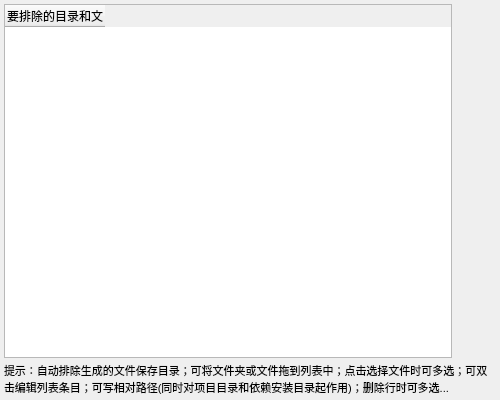
<?xml version="1.0" encoding="UTF-8"?>
<ui version="4.0">
 <class>cloud_excludes</class>
 <widget class="QMainWindow" name="cloud_excludes">
  <property name="windowModality">
   <enum>Qt::WindowModal</enum>
  </property>
  <property name="geometry">
   <rect>
    <x>0</x>
    <y>0</y>
    <width>500</width>
    <height>400</height>
   </rect>
  </property>
  <property name="font">
   <font>
    <family>Microsoft YaHei UI</family>
   </font>
  </property>
  <property name="windowTitle">
   <string>排除的目录和文件</string>
  </property>
  <widget class="QWidget" name="centralwidget">
   <layout class="QVBoxLayout" name="verticalLayout">
    <property name="spacing">
     <number>4</number>
    </property>
    <property name="leftMargin">
     <number>4</number>
    </property>
    <property name="topMargin">
     <number>4</number>
    </property>
    <property name="rightMargin">
     <number>4</number>
    </property>
    <property name="bottomMargin">
     <number>4</number>
    </property>
    <item>
     <layout class="QHBoxLayout" name="horizontalLayout">
      <item>
       <widget class="QTableWidget" name="uiTableWidget_exclude_paths_old">
        <property name="acceptDrops">
         <bool>true</bool>
        </property>
        <column>
         <property name="text">
          <string>需要排除的目录和文件</string>
         </property>
        </column>
       </widget>
      </item>
      <item>
       <layout class="QVBoxLayout" name="verticalLayout_2">
        <property name="spacing">
         <number>16</number>
        </property>
        <item>
         <widget class="QPushButton" name="uiPushButton_new_line">
          <property name="toolTip">
           <string>新增行...</string>
          </property>
          <property name="text">
           <string/>
          </property>
          <property name="iconSize">
           <size>
            <width>32</width>
            <height>32</height>
           </size>
          </property>
          <property name="flat">
           <bool>true</bool>
          </property>
         </widget>
        </item>
        <item>
         <widget class="QPushButton" name="uiPushButton_del_line">
          <property name="sizePolicy">
           <sizepolicy hsizetype="Minimum" vsizetype="Minimum">
            <horstretch>0</horstretch>
            <verstretch>0</verstretch>
           </sizepolicy>
          </property>
          <property name="toolTip">
           <string>删除行...</string>
          </property>
          <property name="iconSize">
           <size>
            <width>32</width>
            <height>32</height>
           </size>
          </property>
          <property name="flat">
           <bool>true</bool>
          </property>
         </widget>
        </item>
        <item>
         <widget class="QPushButton" name="uiPushButton_add_filepath">
          <property name="sizePolicy">
           <sizepolicy hsizetype="Minimum" vsizetype="Minimum">
            <horstretch>0</horstretch>
            <verstretch>0</verstretch>
           </sizepolicy>
          </property>
          <property name="toolTip">
           <string>选择多文件...</string>
          </property>
          <property name="iconSize">
           <size>
            <width>32</width>
            <height>32</height>
           </size>
          </property>
          <property name="flat">
           <bool>true</bool>
          </property>
         </widget>
        </item>
        <item>
         <widget class="QPushButton" name="uiPushButton_add_dirpath">
          <property name="sizePolicy">
           <sizepolicy hsizetype="Minimum" vsizetype="Minimum">
            <horstretch>0</horstretch>
            <verstretch>0</verstretch>
           </sizepolicy>
          </property>
          <property name="toolTip">
           <string>选择文件夹...</string>
          </property>
          <property name="iconSize">
           <size>
            <width>32</width>
            <height>32</height>
           </size>
          </property>
          <property name="flat">
           <bool>true</bool>
          </property>
         </widget>
        </item>
        <item>
         <widget class="QPushButton" name="uiPushButton_clear_items">
          <property name="toolTip">
           <string>清空列表...</string>
          </property>
          <property name="text">
           <string/>
          </property>
          <property name="iconSize">
           <size>
            <width>32</width>
            <height>32</height>
           </size>
          </property>
          <property name="flat">
           <bool>true</bool>
          </property>
         </widget>
        </item>
        <item>
         <spacer name="verticalSpacer">
          <property name="orientation">
           <enum>Qt::Vertical</enum>
          </property>
          <property name="sizeHint" stdset="0">
           <size>
            <width>20</width>
            <height>40</height>
           </size>
          </property>
         </spacer>
        </item>
       </layout>
      </item>
     </layout>
    </item>
    <item>
     <widget class="QLabel" name="uiLabel_exclude_tips">
      <property name="font">
       <font>
        <family>Microsoft YaHei UI</family>
        <pointsize>8</pointsize>
       </font>
      </property>
      <property name="text">
       <string>提示：自动排除生成的文件保存目录；可将文件夹或文件拖到列表中；点击选择文件时可多选；可双击编辑列表条目；可写相对路径(同时对项目目录和依赖安装目录起作用)；删除行时可多选...</string>
      </property>
      <property name="wordWrap">
       <bool>true</bool>
      </property>
     </widget>
    </item>
   </layout>
  </widget>
 </widget>
 <resources/>
 <connections/>
</ui>
